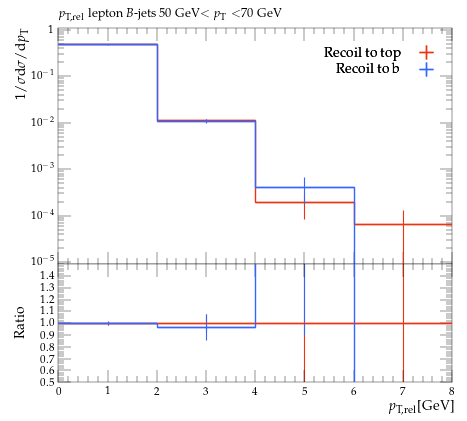

The script that saved this image:
#! /usr/bin/env python

# This Python script was auto-generated using YODA v2.0.2.
# Analysis object: /MC_HFDECAYS/avg_B_jet_l_pTrel_50_70
# Timestamp: 31-07-2026 (13:13:52)

import matplotlib as mpl
import matplotlib.pyplot as plt
mpl.use('Agg') # comment out for interactive use
import os
import numpy as np

plotDir = os.path.split(os.path.realpath(__file__))[0]
if 'YODA_USER_PLOT_PATH' in globals():
    plot_outdir = globals()['YODA_USER_PLOT_PATH']
else:
    plot_outdir = plotDir

#plot style
plt.style.use(os.path.join(plotDir, '../default.mplstyle'))
# plot metadata
figW, figH = plt.rcParams['figure.figsize']
ax_xLabel = r'$p_\mathrm{T,rel}$[GeV]'
ax_yLabel = r'$1/\sigma \mathrm{d}\sigma/\mathrm{d}p_\mathrm{T}$'
ax_title  = r'$p_\mathrm{T,rel}$ lepton $B$-jets 50 GeV$<p_\mathrm{T}<$70 GeV'
ax_xScale = 'linear'
ax_yScale = 'log'
xLims = (0.0, 8.0)
yLims = (9e-06, 1.1)

# TeX-friendly labels for the legend
labels = {
    'legend' : ([ r"Recoil to top", r"Recoil to b" ], r""),
}

# Adjust canvas width and height
canvasW = 10.0
canvasH = 9.0
figW *= canvasW/10.
figH *= canvasH/9.

# Create figure and axis objects
fig, (ax, ratio0_ax) = plt.subplots(2, 1, sharex=True,
                  figsize=(figW,figH), gridspec_kw={'height_ratios': (6.0, 3.0)})

# Set figure margins
plt.subplots_adjust(
    left   = 1.0 * plt.rcParams['figure.subplot.left'],
    right  = 1.0 * plt.rcParams['figure.subplot.right'],
    top    = 1.0 * plt.rcParams['figure.subplot.top'],
    bottom = 1.0 * plt.rcParams['figure.subplot.bottom'])

ratio0_ax.yaxis.set_major_locator(mpl.ticker.MultipleLocator(0.1))
ratio0_ax.set_ylim(0.5, 1.4999)
ratio0_ax.set_ylabel('Ratio')

# the numerical data is stored in a separate file
dataf = dict()
prefix = os.path.split(__file__)[0]
if prefix:    prefix = prefix + '/'
exec(open(prefix+'avg_B_jet_l_pTrel_50_70__data.py').read(), dataf)


legend_handles = dict() # keep track of handles for the legend

# style options for curves
# starts at zorder>=5 to draw curve on top of legend
styles = {
  'recoil_t': {
    'color' : '#EE3311',
    'linestyle' : '-',
    'linewidth' : 1,
    'marker' : 'none',
    'markersize' : 2,
    'capsize' : 0.0,
    'zorder' : 5,
    'histstyle' : 1,
    'drawstyle' : 'steps-pre',
    'xerrorbars' : 1,
    'yerrorbars' : 1,
    'fillcolor' : None,
    'fillopacity' : 1.0,
    'ratio0_linestyle' : '-',
    'ratio0_linewidth' : 1,
    'ratio0_marker' : 'none',
    'ratio0_markersize' : 2,
    'ratio0_capsize' : 0.0,
    'ratio0_zorder' : 5,
    'ratio0_histstyle' : 1,
    'ratio0_drawstyle' : 'steps-pre',
    'ratio0_xerrorbars' : 1,
    'ratio0_yerrorbars' : 1,
  },
  'recoil_b': {
    'color' : '#3366FF',
    'linestyle' : '-',
    'linewidth' : 1,
    'marker' : 'none',
    'markersize' : 2,
    'capsize' : 0.0,
    'zorder' : 6,
    'histstyle' : 1,
    'drawstyle' : 'steps-pre',
    'xerrorbars' : 1,
    'yerrorbars' : 1,
    'fillcolor' : None,
    'fillopacity' : 1.0,
    'ratio0_linestyle' : '-',
    'ratio0_linewidth' : 1,
    'ratio0_marker' : 'none',
    'ratio0_markersize' : 2,
    'ratio0_capsize' : 0.0,
    'ratio0_zorder' : 6,
    'ratio0_histstyle' : 1,
    'ratio0_drawstyle' : 'steps-pre',
    'ratio0_xerrorbars' : 1,
    'ratio0_yerrorbars' : 1,
  },
}

# curve from input yoda files in main panel
for label, yvals in dataf['yvals'].items():
    if all(np.isnan(v) for v in dataf['yvals'][label]):
        continue
    tmp = None
    if styles[label]['histstyle']: # draw as histogram
        xpos = dataf['xedges'][label] if styles[label]['drawstyle'] else dataf['xpoints'][label]
        ypos = np.insert(yvals, 0, yvals[0]) if styles[label]['drawstyle'] else yvals
        if styles[label]['fillcolor']: # fill area below curve
            ax.fill_between(xpos, ypos, step='pre',
                            color=styles[label]['fillcolor'],
                            alpha=styles[label]['fillopacity'])
        tmp, = ax.plot(xpos, ypos,
                       color=styles[label]['color'],
                       linestyle=styles[label]['linestyle'],
                       linewidth=styles[label]['linewidth'],
                       drawstyle=styles[label]['drawstyle'], solid_joinstyle='miter',
                       zorder=styles[label]['zorder'], label=label)
    tmp = ax.errorbar(dataf['xpoints'][label], yvals,
                      xerr=np.array(dataf['xerrs'][label])*styles[label]['xerrorbars'],
                      yerr=np.array(dataf['yerrs'][label])*styles[label]['yerrorbars'],
                      fmt=styles[label]['marker'], capsize=styles[label]['capsize'],
                      markersize=styles[label]['markersize'],
                      ecolor=styles[label]['color'],
                      color=styles[label]['color'], zorder=styles[label]['zorder'])
    tmp[-1][0].set_linestyle(styles[label]['linestyle'])
    tmp[-1][0].set_linewidth(styles[label]['linewidth'])
    if label in dataf['add_legend_handle']:  legend_handles[label] = tmp
    for varLabel in dataf['variation_yvals'].keys():
        if varLabel.startswith(label):
            tmp, = ax.plot(dataf['xedges'][label], dataf['variation_yvals'][varLabel],
                           color=styles[label]['color'],
                           linestyle=styles[label]['linestyle'],
                           linewidth=styles[label]['linewidth'],
                           drawstyle='steps-pre', solid_joinstyle='miter',
                           zorder=styles[label]['zorder'], alpha=0.5)


# plots on ratio panel
# curve from input yoda files in ratio panel
for label, yvals in dataf['ratio0_yvals'].items():
    if all(np.isnan(v) for v in yvals):
        continue
    if styles[label]['ratio0_histstyle']: # plot as histogram
        xpos = dataf['xedges']['recoil_t'] if styles[label]['ratio0_drawstyle'] else dataf['xpoints']['recoil_t']
        ypos = np.insert(yvals, 0, yvals[0]) if styles[label]['ratio0_drawstyle'] else yvals
        ratio0_ax.plot(xpos, ypos,
                       color=styles[label]['color'],
                       linewidth=styles[label]['linewidth'],
                       linestyle=styles[label]['ratio0_linestyle'],
                       drawstyle=styles[label]['ratio0_drawstyle'], zorder=styles[label]['zorder'],
                       solid_joinstyle='miter')
    tmp = ratio0_ax.errorbar(dataf['xpoints']['recoil_t'], yvals,
                             xerr=np.array(dataf['ref_xerrs'])*styles[label]['ratio0_xerrorbars'],
                             yerr=np.array(dataf['ratio0_yerrs'][label])*styles[label]['ratio0_yerrorbars'],
                             fmt=styles[label]['ratio0_marker'], capsize=styles[label]['ratio0_capsize'],
                             markersize=styles[label]['ratio0_markersize'],
                             ecolor=styles[label]['color'],
                             color=styles[label]['color'])
    tmp[-1][0].set_linestyle(styles[label]['ratio0_linestyle'])
    tmp[-1][0].set_linewidth(styles[label]['ratio0_linewidth'])

    for varlabel in dataf['ratio0_variation_vals'].keys():
        if varlabel.startswith(label):
            ratio0_ax.plot(dataf['xedges']['recoil_t'],
                            dataf['ratio0_variation_vals'][varlabel],
                            color=styles[label]['color'],
                            linestyle=styles[label]['linestyle'],
                            linewidth=styles[label]['linewidth'],
                            drawstyle='steps-pre', solid_joinstyle='miter',
                            zorder=1, alpha=0.5)

legend_items = list(legend_handles.values())
ax.add_artist(ax.legend(legend_items,
                        labels['legend'][0],
                        title=labels['legend'][1],
                        alignment='right',
                        loc='upper right',
                        bbox_to_anchor=(1.0, 0.97),markerfirst=False))

# set plot metadata as defined above
ratio0_ax.set_xlabel(ax_xLabel)
ratio0_ax.xaxis.set_label_coords(1., -0.15)
ax.set_ylabel(ax_yLabel, ha='right', va='top')
ax.yaxis.set_label_coords(-0.11, 1.0)
ax.set_title(ax_title, loc='left')
ax.set_xscale(ax_xScale)
ax.set_yscale(ax_yScale)
ax.set_xlim(xLims)
ax.set_ylim(yLims)

# tick formatting
plt.rcParams['xtick.top'] = True
plt.rcParams['ytick.right'] = True
ax.yaxis.set_major_locator(mpl.ticker.LogLocator(base=10.0, numticks=np.inf))
ax.yaxis.set_minor_locator(mpl.ticker.LogLocator(
                           base=10.0, subs=np.arange(0.1, 1, 0.1), numticks=np.inf))
fig.align_ylabels((ax, ratio0_ax))
plt.savefig(os.path.join(plot_outdir, 'avg_B_jet_l_pTrel_50_70.pdf'), format='PDF')
plt.savefig(os.path.join(plot_outdir, 'avg_B_jet_l_pTrel_50_70.png'), format='PNG')

plt.close(fig)
